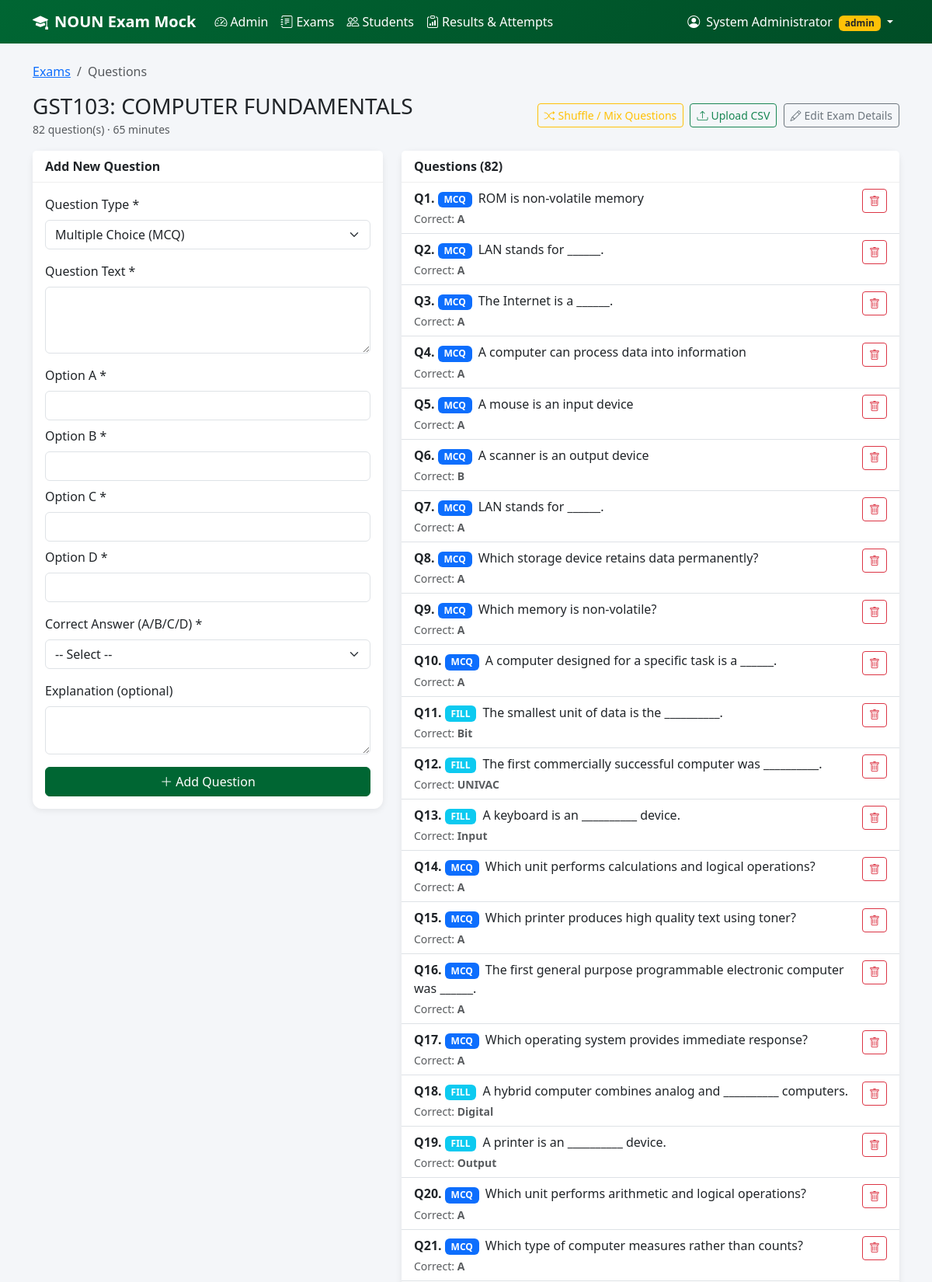
Page /admin/exam/12/questions (signed in, upper part) on the committed database.
### models.py (models this page shows, shortened)
class User(UserMixin, db.Model):
    __tablename__ = 'users'
    id = db.Column(db.Integer, primary_key=True)
    username = db.Column(db.String(80), unique=True, nullable=False)  # Matric No for students
    email = db.Column(db.String(120), unique=True, nullable=False)
    password_hash = db.Column(db.String(256), nullable=False)
    full_name = db.Column(db.String(150))
    matric_no = db.Column(db.String(50), unique=True)
    role = db.Column(db.String(20), default='student')
    faculty = db.Column(db.String(100))
    created_at = db.Column(db.DateTime, default=datetime.utcnow)
    attempts = db.relationship('Attempt', backref='student', lazy='dynamic')
    created_exams = db.relationship('Exam', backref='creator', lazy='dynamic')
    def is_teacher(self):
        return self.role in ['teacher', 'admin']

class Exam(db.Model):
    __tablename__ = 'exams'
    id = db.Column(db.Integer, primary_key=True)
    title = db.Column(db.String(200), nullable=False)
    description = db.Column(db.Text)
    course_code = db.Column(db.String(20))
    faculty = db.Column(db.String(100))
    credit_units = db.Column(db.Integer, default=2)  # 2 or 3 credit units
    duration_minutes = db.Column(db.Integer, default=60)
    total_questions = db.Column(db.Integer, default=0)
    is_published = db.Column(db.Boolean, default=True)
    created_by = db.Column(db.Integer, db.ForeignKey('users.id'))
    created_at = db.Column(db.DateTime, default=datetime.utcnow)
    questions = db.relationship('Question', backref='exam', lazy='dynamic', cascade='all, delete-orphan')
    attempts = db.relationship('Attempt', backref='exam', lazy='dynamic')

class Question(db.Model):
    __tablename__ = 'questions'
    id = db.Column(db.Integer, primary_key=True)
    exam_id = db.Column(db.Integer, db.ForeignKey('exams.id'), nullable=False)
    question_text = db.Column(db.Text, nullable=False)
    question_type = db.Column(db.String(20), default='mcq')  # mcq or fill
    option_a = db.Column(db.String(500))
    option_b = db.Column(db.String(500))
    option_c = db.Column(db.String(500))
    option_d = db.Column(db.String(500))
    correct_answer = db.Column(db.String(200), nullable=False)
    explanation = db.Column(db.Text)
    order = db.Column(db.Integer, default=0)

### app.py (the view, shortened to what this page needs)
@app.route('/admin/exam/<int:exam_id>/questions', methods=['GET', 'POST'])
@login_required
def manage_questions(exam_id):
    if not current_user.is_teacher():
        flash('Access denied.', 'danger')
        return redirect(url_for('student_dashboard'))
    exam = Exam.query.get_or_404(exam_id)
    questions = exam.questions.order_by(Question.order, Question.id).all()
    return render_template('admin/manage_questions.html', exam=exam, questions=questions)

### app.py (called while the page is built)
@login_manager.user_loader
def load_user(user_id):
    return User.query.get(int(user_id))

### templates/admin/manage_questions.html (shortened to what this page needs)
{% extends "base.html" %}
{% block content %}
<nav aria-label="breadcrumb">
    <ol class="breadcrumb">
        <li class="breadcrumb-item"><a href="{{ url_for('admin_exams') }}">Exams</a></li>
        <li class="breadcrumb-item active">Questions</li>
    </ol>
</nav>
<div class="d-flex justify-content-between align-items-center mb-3">
    <div>
        <h3 class="mb-0">{{ exam.title }}</h3>
        <small class="text-muted">{{ questions|length }} question(s) · {{ exam.duration_minutes }} minutes</small>
    </div>
    <div>
        <form method="POST" action="{{ url_for('shuffle_questions', exam_id=exam.id) }}" class="d-inline me-1">
            <button type="submit" class="btn btn-outline-warning btn-sm" title="Randomly mix MCQ and Fill-in questions">
                <i class="bi bi-shuffle me-1"></i>Shuffle / Mix Questions
            </button>
        </form>
        <a href="{{ url_for('upload_questions_csv', exam_id=exam.id) }}" class="btn btn-outline-success btn-sm me-1">
            <i class="bi bi-upload me-1"></i>Upload CSV
        </a>
        <a href="{{ url_for('edit_exam', exam_id=exam.id) }}" class="btn btn-outline-secondary btn-sm">
            <i class="bi bi-pencil me-1"></i>Edit Exam Details
        </a>
    </div>
</div>
<div class="row">
    <div class="col-lg-5 mb-4">
        <div class="card">
            <div class="card-header">Add New Question</div>
            <div class="card-body">
                <form method="POST">
                    <div class="mb-3">
                        <label class="form-label">Question Type *</label>
                        <select name="question_type" class="form-select" id="qtype" onchange="toggleFields()">
                            <option value="mcq">Multiple Choice (MCQ)</option>
                        </select>
                    </div>
                    <div class="mb-3">
                        <label class="form-label">Question Text *</label>
                        <textarea name="question_text" class="form-control" rows="3" required></textarea>
                    </div>
                    <div id="mcq-fields">
                        <div class="mb-2">
                            <label class="form-label">Option A *</label>
                            <input type="text" name="option_a" class="form-control">
                        </div>
                        <div class="mb-2">
                            <label class="form-label">Option B *</label>
                            <input type="text" name="option_b" class="form-control">
                        </div>
                        <div class="mb-2">
                            <label class="form-label">Option C *</label>
                            <input type="text" name="option_c" class="form-control">
                        </div>
                        <div class="mb-3">
                            <label class="form-label">Option D *</label>
                            <input type="text" name="option_d" class="form-control">
                        </div>
                        <div class="mb-3">
                            <label class="form-label">Correct Answer (A/B/C/D) *</label>
                            <select name="correct_answer_mcq" class="form-select">
                                <option value="">-- Select --</option>
                            </select>
                        </div>
                    </div>
                    <div class="mb-3">
                        <label class="form-label">Explanation (optional)</label>
                        <textarea name="explanation" class="form-control" rows="2"></textarea>
                    </div>
                    <button type="submit" class="btn btn-noun w-100">
                        <i class="bi bi-plus-lg me-1"></i>Add Question
                    </button>
                </form>
            </div>
        </div>
    </div>
    <div class="col-lg-7">
        <div class="card">
            <div class="card-header">Questions ({{ questions|length }})</div>
            <div class="card-body p-0">
                {% if questions %}
                <div class="list-group list-group-flush">
                    {% for q in questions %}
                    <div class="list-group-item">
                        <div class="d-flex justify-content-between">
                            <div class="flex-grow-1">
                                <strong>Q{{ loop.index }}.</strong>
                                <span class="badge {% if q.question_type == 'fill' %}bg-info{% else %}bg-primary{% endif %} me-1">
                                    {{ q.question_type|upper }}
                                </span>
                                {{ q.question_text[:80] }}{% if q.question_text|length > 80 %}...{% endif %}
                                <div class="small text-muted mt-1">
                                    Correct: <strong>{{ q.correct_answer }}</strong>
                                </div>
                            </div>
                            <form method="POST" action="{{ url_for('delete_question', question_id=q.id) }}" onsubmit="return confirm('Delete this question?')">
                                <button type="submit" class="btn btn-sm btn-outline-danger">
                                    <i class="bi bi-trash"></i>
                                </button>
                            </form>
                        </div>
                    </div>
                    {% endfor %}
                </div>
                {% else %}
                <div class="p-4 text-center text-muted">
                    No questions yet. Add the first one using the form.
                </div>
                {% endif %}
            </div>
        </div>
    </div>
</div>
{% endblock %}

### templates/base.html (shortened to what this page needs)
<!DOCTYPE html>
<html lang="en">
<head>
    <link href="https://cdn.jsdelivr.net/npm/bootstrap@5.3.3/dist/css/bootstrap.min.css" rel="stylesheet">
    <link href="https://cdn.jsdelivr.net/npm/bootstrap-icons@1.11.3/font/bootstrap-icons.min.css" rel="stylesheet">
</head>
<body>
    <nav class="navbar navbar-expand-lg navbar-dark sticky-top">
        <div class="container">
            <a class="navbar-brand fw-bold" href="{{ url_for('index') }}">
                <i class="bi bi-mortarboard-fill me-2"></i>NOUN Exam Mock
            </a>
            <div class="collapse navbar-collapse" id="navMenu">
                <ul class="navbar-nav me-auto">
                    {% if current_user.is_authenticated %}
                        {% if current_user.is_teacher() %}
                            <li class="nav-item">
                                <a class="nav-link" href="{{ url_for('admin_dashboard') }}">
                                    <i class="bi bi-speedometer2 me-1"></i>Admin
                                </a>
                            </li>
                            <li class="nav-item">
                                <a class="nav-link" href="{{ url_for('admin_exams') }}">
                                    <i class="bi bi-journal-text me-1"></i>Exams
                                </a>
                            </li>
                            <li class="nav-item">
                                <a class="nav-link" href="{{ url_for('admin_students') }}">
                                    <i class="bi bi-people me-1"></i>Students
                                </a>
                            </li>
                            <li class="nav-item">
                                <a class="nav-link" href="{{ url_for('admin_attempts') }}">
                                    <i class="bi bi-clipboard-data me-1"></i>Results & Attempts
                                </a>
                            </li>
                        {% endif %}
                    {% endif %}
                </ul>
                <ul class="navbar-nav">
                    {% if current_user.is_authenticated %}
                        <li class="nav-item dropdown">
                            <a class="nav-link dropdown-toggle" href="#" data-bs-toggle="dropdown">
                                <i class="bi bi-person-circle me-1"></i>
                                {{ current_user.full_name or current_user.username }}
                                <span class="badge bg-warning text-dark ms-1">{{ current_user.role }}</span>
                            </a>
                        </li>
                    {% endif %}
                </ul>
            </div>
        </div>
    </nav>
    <main class="container my-4 flex-grow-1">
        {% block content %}{% endblock %}
    </main>
</body>
</html>

### templates/base.html (style rules this page uses)
:root { --noun-green: #006633; --noun-gold: #C9A227; }
body { background-color: #f4f6f9; min-height: 100vh; display: flex; flex-direction: column; }
.navbar { background: linear-gradient(135deg, #006633, #004d26) !important; }
.navbar-brand, .nav-link { color: #fff !important; }
.btn-noun { background-color: var(--noun-green); border-color: var(--noun-green); color: white; }
.card { border: none; box-shadow: 0 2px 8px rgba(0,0,0,0.08); border-radius: 12px; }
.card-header { background: white; border-bottom: 1px solid #eee; font-weight: 600; }

### rows in the picture
User: full_name "System Administrator", role "admin"
Exam: title "GST103: COMPUTER FUNDAMENTALS", duration_minutes "65"
Question: question_type "MCQ", question_text "ROM is non-volatile memory", correct_answer "A"
Question: question_type "MCQ", question_text "LAN stands for ______.", correct_answer "A"
Question: question_type "MCQ", question_text "The Internet is a ______.", correct_answer "A"
Question: question_type "MCQ", question_text "A computer can process data into information", correct_answer "A"
Question: question_type "MCQ", question_text "A mouse is an input device", correct_answer "A"
Question: question_type "MCQ", question_text "A scanner is an output device", correct_answer "B"
Question: question_type "MCQ", question_text "LAN stands for ______.", correct_answer "A"
Question: question_type "MCQ", question_text "Which storage device retains data permanently?", correct_answer "A"
Question: question_type "MCQ", question_text "Which memory is non-volatile?", correct_answer "A"
Question: question_type "MCQ", question_text "A computer designed for a specific task is a ______.", correct_answer "A"
Question: question_type "FILL", question_text "The smallest unit of data is the __________.", correct_answer "Bit"
Question: question_type "FILL", question_text "The first commercially successful computer was __________.", correct_answer "UNIVAC"
Question: question_type "FILL", question_text "A keyboard is an __________ device.", correct_answer "Input"
Question: question_type "MCQ", question_text "Which unit performs calculations and logical operations?", correct_answer "A"
Question: question_type "MCQ", question_text "Which printer produces high quality text using toner?", correct_answer "A"
Question: question_type "MCQ", question_text "The first general purpose programmable electronic computer was ______.", correct_answer "A"
Question: question_type "MCQ", question_text "Which operating system provides immediate response?", correct_answer "A"
Question: question_type "FILL", question_text "A hybrid computer combines analog and __________ computers.", correct_answer "Digital"
Question: question_type "FILL", question_text "A printer is an __________ device.", correct_answer "Output"
Question: question_type "MCQ", question_text "Which unit performs arithmetic and logical operations?", correct_answer "A"
Question: question_type "MCQ", question_text "Which type of computer measures rather than counts?", correct_answer "A"

### other values in the picture
{{ questions|length }} "82"
